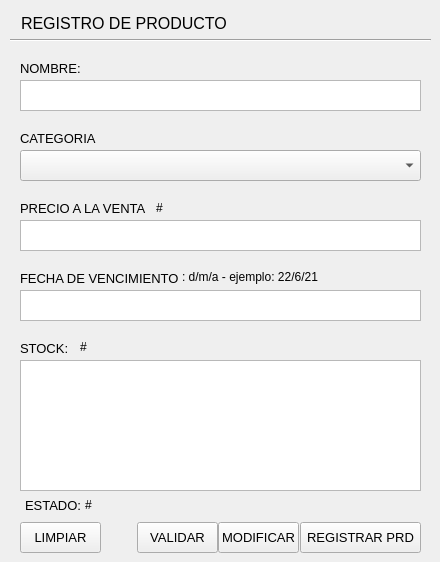
<?xml version="1.0" encoding="UTF-8"?>
<ui version="4.0">
 <class>Form</class>
 <widget class="QWidget" name="Form">
  <property name="geometry">
   <rect>
    <x>0</x>
    <y>0</y>
    <width>440</width>
    <height>562</height>
   </rect>
  </property>
  <property name="windowTitle">
   <string>Form</string>
  </property>
  <widget class="Line" name="line">
   <property name="geometry">
    <rect>
     <x>10</x>
     <y>30</y>
     <width>421</width>
     <height>20</height>
    </rect>
   </property>
   <property name="orientation">
    <enum>Qt::Horizontal</enum>
   </property>
  </widget>
  <widget class="QLabel" name="label">
   <property name="geometry">
    <rect>
     <x>21</x>
     <y>15</y>
     <width>391</width>
     <height>16</height>
    </rect>
   </property>
   <property name="font">
    <font>
     <family>Arial</family>
     <pointsize>12</pointsize>
    </font>
   </property>
   <property name="text">
    <string>REGISTRO DE PRODUCTO</string>
   </property>
  </widget>
  <widget class="QLabel" name="label_2">
   <property name="geometry">
    <rect>
     <x>20</x>
     <y>60</y>
     <width>71</width>
     <height>16</height>
    </rect>
   </property>
   <property name="font">
    <font>
     <family>Arial</family>
     <pointsize>10</pointsize>
    </font>
   </property>
   <property name="text">
    <string>NOMBRE:</string>
   </property>
  </widget>
  <widget class="QLabel" name="label_3">
   <property name="geometry">
    <rect>
     <x>20</x>
     <y>130</y>
     <width>111</width>
     <height>16</height>
    </rect>
   </property>
   <property name="font">
    <font>
     <family>Arial</family>
     <pointsize>10</pointsize>
    </font>
   </property>
   <property name="text">
    <string>CATEGORIA</string>
   </property>
  </widget>
  <widget class="QComboBox" name="Button_Select_Categoria_Producto">
   <property name="geometry">
    <rect>
     <x>20</x>
     <y>150</y>
     <width>401</width>
     <height>31</height>
    </rect>
   </property>
   <property name="font">
    <font>
     <family>Arial</family>
     <pointsize>10</pointsize>
    </font>
   </property>
  </widget>
  <widget class="QLabel" name="label_4">
   <property name="geometry">
    <rect>
     <x>20</x>
     <y>200</y>
     <width>131</width>
     <height>16</height>
    </rect>
   </property>
   <property name="font">
    <font>
     <family>Arial</family>
     <pointsize>10</pointsize>
    </font>
   </property>
   <property name="text">
    <string>PRECIO A LA VENTA</string>
   </property>
  </widget>
  <widget class="QLabel" name="label_5">
   <property name="geometry">
    <rect>
     <x>20</x>
     <y>270</y>
     <width>161</width>
     <height>16</height>
    </rect>
   </property>
   <property name="font">
    <font>
     <family>Arial</family>
     <pointsize>10</pointsize>
    </font>
   </property>
   <property name="text">
    <string>FECHA DE VENCIMIENTO</string>
   </property>
  </widget>
  <widget class="QLabel" name="label_6">
   <property name="geometry">
    <rect>
     <x>20</x>
     <y>340</y>
     <width>51</width>
     <height>16</height>
    </rect>
   </property>
   <property name="font">
    <font>
     <family>Arial</family>
     <pointsize>10</pointsize>
    </font>
   </property>
   <property name="text">
    <string>STOCK:</string>
   </property>
  </widget>
  <widget class="QLabel" name="Label_Stock_Producto">
   <property name="geometry">
    <rect>
     <x>80</x>
     <y>339</y>
     <width>331</width>
     <height>16</height>
    </rect>
   </property>
   <property name="text">
    <string>#</string>
   </property>
  </widget>
  <widget class="QTextEdit" name="Entrada_Codigo_Barras_Producto">
   <property name="geometry">
    <rect>
     <x>20</x>
     <y>360</y>
     <width>401</width>
     <height>131</height>
    </rect>
   </property>
   <property name="font">
    <font>
     <family>Arial</family>
     <pointsize>9</pointsize>
    </font>
   </property>
  </widget>
  <widget class="QTextEdit" name="Entrada_Fecha_de_Vencimiento">
   <property name="geometry">
    <rect>
     <x>20</x>
     <y>290</y>
     <width>401</width>
     <height>31</height>
    </rect>
   </property>
   <property name="font">
    <font>
     <family>Arial</family>
     <pointsize>10</pointsize>
    </font>
   </property>
  </widget>
  <widget class="QTextEdit" name="Entrada_Precio_Producto">
   <property name="geometry">
    <rect>
     <x>20</x>
     <y>220</y>
     <width>401</width>
     <height>31</height>
    </rect>
   </property>
   <property name="font">
    <font>
     <family>Arial</family>
     <pointsize>10</pointsize>
    </font>
   </property>
  </widget>
  <widget class="QTextEdit" name="Entrada_Nombre_Producto">
   <property name="geometry">
    <rect>
     <x>20</x>
     <y>80</y>
     <width>401</width>
     <height>31</height>
    </rect>
   </property>
   <property name="font">
    <font>
     <family>Arial</family>
     <pointsize>10</pointsize>
    </font>
   </property>
  </widget>
  <widget class="QPushButton" name="Button_Validar_Producto">
   <property name="geometry">
    <rect>
     <x>137</x>
     <y>522</y>
     <width>81</width>
     <height>31</height>
    </rect>
   </property>
   <property name="font">
    <font>
     <family>Arial</family>
     <pointsize>10</pointsize>
    </font>
   </property>
   <property name="text">
    <string>VALIDAR</string>
   </property>
  </widget>
  <widget class="QPushButton" name="Button_Registrar_PRD">
   <property name="geometry">
    <rect>
     <x>300</x>
     <y>522</y>
     <width>121</width>
     <height>31</height>
    </rect>
   </property>
   <property name="font">
    <font>
     <family>Arial</family>
     <pointsize>10</pointsize>
    </font>
   </property>
   <property name="text">
    <string>REGISTRAR PRD</string>
   </property>
  </widget>
  <widget class="QPushButton" name="Button_Limpiar_Datos">
   <property name="geometry">
    <rect>
     <x>20</x>
     <y>522</y>
     <width>81</width>
     <height>31</height>
    </rect>
   </property>
   <property name="font">
    <font>
     <family>Arial</family>
     <pointsize>10</pointsize>
    </font>
   </property>
   <property name="text">
    <string>LIMPIAR</string>
   </property>
  </widget>
  <widget class="QLabel" name="label_7">
   <property name="geometry">
    <rect>
     <x>25</x>
     <y>497</y>
     <width>61</width>
     <height>16</height>
    </rect>
   </property>
   <property name="font">
    <font>
     <family>Arial</family>
     <pointsize>10</pointsize>
    </font>
   </property>
   <property name="text">
    <string>ESTADO:</string>
   </property>
  </widget>
  <widget class="QLabel" name="Label_Estado_Accion_Genearada">
   <property name="geometry">
    <rect>
     <x>85</x>
     <y>497</y>
     <width>331</width>
     <height>16</height>
    </rect>
   </property>
   <property name="font">
    <font>
     <family>Arial</family>
     <pointsize>9</pointsize>
    </font>
   </property>
   <property name="text">
    <string>#</string>
   </property>
  </widget>
  <widget class="QLabel" name="Label_Fecha_Vencimiento">
   <property name="geometry">
    <rect>
     <x>182</x>
     <y>269</y>
     <width>231</width>
     <height>16</height>
    </rect>
   </property>
   <property name="text">
    <string>: d/m/a - ejemplo: 22/6/21 </string>
   </property>
  </widget>
  <widget class="QLabel" name="Label_Precio_Venta">
   <property name="geometry">
    <rect>
     <x>156</x>
     <y>200</y>
     <width>331</width>
     <height>16</height>
    </rect>
   </property>
   <property name="text">
    <string>#</string>
   </property>
  </widget>
  <widget class="QPushButton" name="Button_Modificar_Producto">
   <property name="geometry">
    <rect>
     <x>218</x>
     <y>522</y>
     <width>81</width>
     <height>31</height>
    </rect>
   </property>
   <property name="font">
    <font>
     <family>Arial</family>
     <pointsize>10</pointsize>
    </font>
   </property>
   <property name="text">
    <string>MODIFICAR</string>
   </property>
  </widget>
 </widget>
 <resources/>
 <connections/>
</ui>
